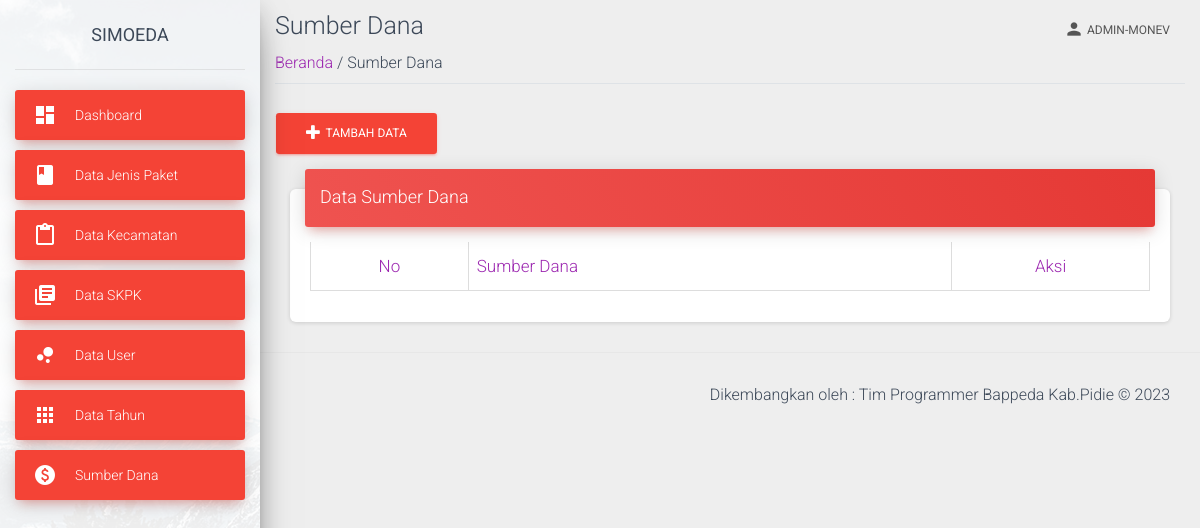
Page /view/sumber-dana.php (signed in) on the earlier database version.
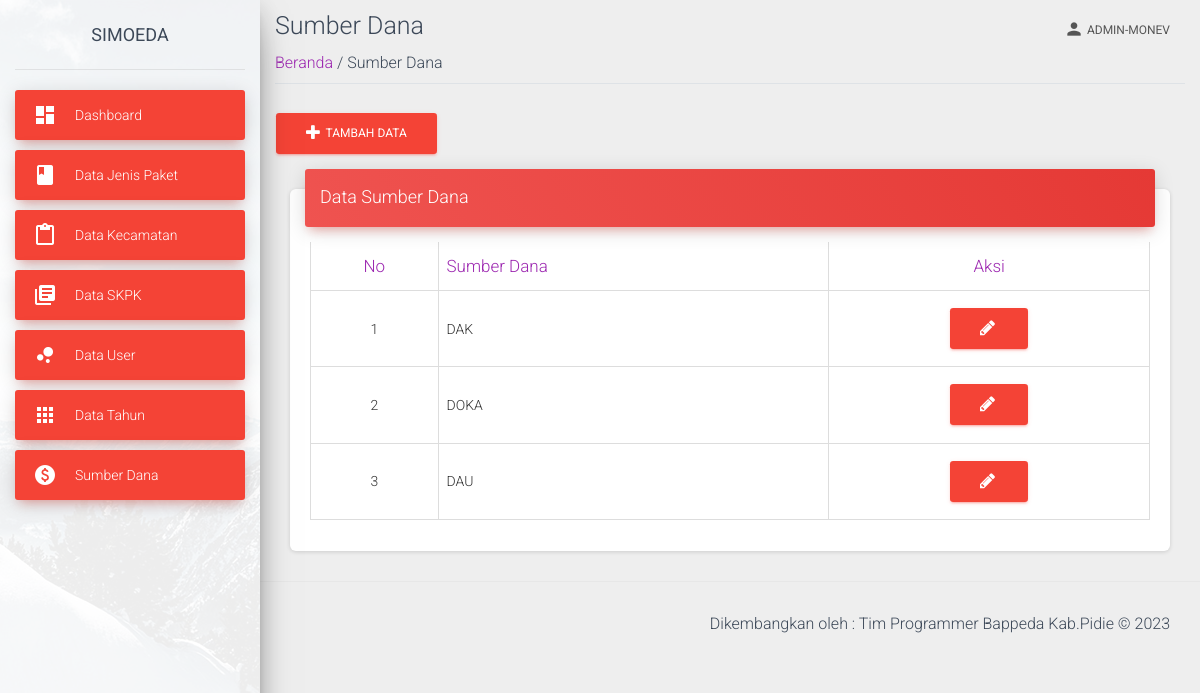
Same page on the later database version.
### tables this page shows
CREATE TABLE `sumber_dana` (
  `id_sumber_dana` int(11) NOT NULL,
  `sumber_dana` varchar(255) DEFAULT NULL
);

### view/sumber-dana.php (the view, shortened to what this page needs)
<?php
require('../view/template-atas-admin.php');
?>
<?php
require('../proses/koneksi.php');
?>
    <div class="container-fluid">
        <div class="title">
            <h3 class="text-gray-800 my-2">Sumber Dana</h3>
        </div>
        <div class="subtitle border-bottom mb-4 pb-2">
            <span class=""><a href="index">Beranda </a></span>
            <span class="text-grey"> / Sumber Dana</span>
        </div>
            <button type="button" class="btn btn-danger" data-toggle="modal" data-target="#exampleModal">
            <i class="fa fa-plus"></i>&nbsp;
                Tambah Data
            </button>
    <div class="content">
        <div class="container-fluid">
          <div class="row">
            <div class="col-md-12">
              <div class="card">
                <div class="card-header card-header-danger">
                  <h4 class="card-title "> Data Sumber Dana</h4>
                </div>
          <div class="card-body">
        <div class="table-responsive">
        <table id="myTable" class="table table-bordered"
                data-page-length="25">
                <thead class="text-primary">
                    <tr>
                        <th class="text-center">No</th>
                        <th>Sumber Dana</th>
                        <th class="text-center">Aksi</th>
                    </tr>
                </thead>
                <?php
                            $noUrut=1;
                            $data=mysqli_query($koneksi,"SELECT * FROM sumber_dana");
                            ?>
                <tbody id="dataTable">
                    <?php
                            while($d=mysqli_fetch_array($data)){
                            ?>
                    <tr>
                        <td class="text-center"><?php echo $noUrut++; ?></td>
                        <td><?php echo $d['sumber_dana']; ?></td>
                        <td class="text-center">
                                <button type="button" class="btn btn-danger" data-toggle="modal" data-target="#data<?php echo $d['id_sumber_dana']; ?>">
                                <i class="fa fa-pencil"></i>&nbsp;
                                </button>
                        </td>
                    </tr>
                    <?php
                            }
                        ?>
                </tbody>
            </table>
        </div>
    </div>
      </div>
        </div>
          </div>
            </div>
  </div>
    </div>
 <?php
require('../view/template-bawah-monev.php')
?>

Differences in the rows shown:
added sumber_dana: sumber_dana "DAK"
added sumber_dana: sumber_dana "DOKA"
added sumber_dana: sumber_dana "DAU"
